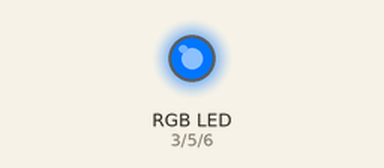
This sketch was run on a simulated Arduino Uno, built with avr-gcc and run on an emulated ATmega328P. On the bench: an RGB LED mixed from three pins (HIGH = lit).

Above: at 0.1 s.
Timing chart, 0 to 1.6 s (numbered marks = the images above):
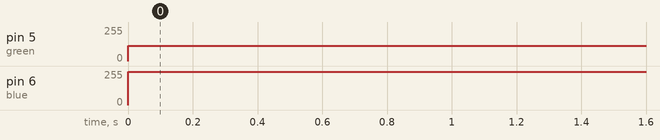

Measured:
- by itself, pin 5 (green): 0/255 → 115/255 at 0.00 s
- by itself, pin 6 (blue): 0/255 → 250/255 at 0.00 s

The sketch:

VianocnyVeniec.ino
```cpp
int blue = 6;
int green = 5;
int red = 3;
void setup() {
  // put your setup code here, to run once:
  pinMode(3,OUTPUT);
  pinMode(5,OUTPUT);
  pinMode(6,OUTPUT);
}

void loop() {
  analogWrite(red,255-255);
 analogWrite(green,255-140);
 analogWrite(blue,255-5);


}
```
